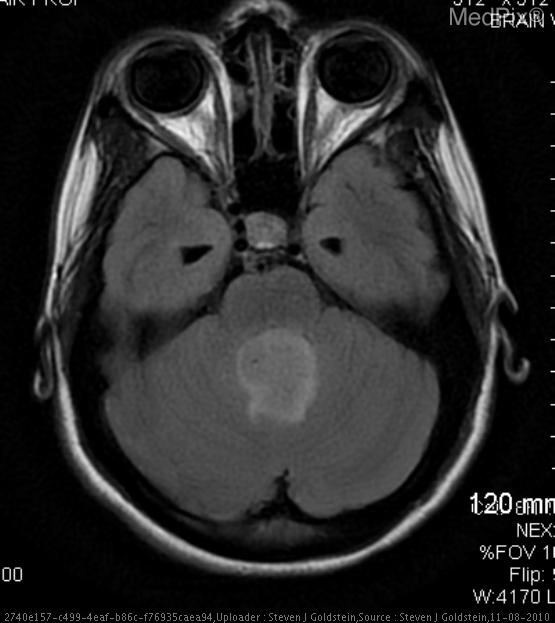
#> input picture test images/CT.jpg, 555 x 623 px
$ jupyter execute 'Obter RI de tumor em tomografia.ipynb'   (shell and % lines are left out)
#> lines starting #> are read from the running program, lines starting #| are printed output that depends on the picture; after the words box and inside, x2 and y2 are one past the last pixel; in counts of white or black regions, pixels touching at a corner belong together
# Atividade 6
Obter a região de tumor na tomografia.

### Importando as bibliotecas

[cell 1]
import numpy as np
import matplotlib.pyplot as plt
import cv2

### Funções utilizadas

[cell 2]
# histogram
def histogram(image):
    # array with size of bins, set to zeros
    histogram = np.zeros(256)

    # loop through pixels and sum up counts of pixels
    for pixel in image:
        histogram[pixel] += 1

    # return our final result
    return histogram

# histogram equalization
def equalizarHist(img):
    vet = histogram(img)
    s = np.zeros((1,256), dtype=int)[0]
    for k in range(0,256):
        Tk = 0
        for j in range(0,k):
            pk = vet[j]/(img.shape[0] * img.shape[1])
            Tk = Tk + pk

        s[k] = Tk*255
        img_e = s[img.flatten()]
        im_saida = np.reshape(img_e, img.shape)

    return im_saida

#função para correção gamma
def gamma(X, g):
    imgOut = np.array(255*(img / 255) ** g, dtype = 'uint8')

    return imgOut

#função para transformação logarítmica
def transLog(X):
    c = 255 / np.log(1 + np.max(X))
    log_image = c * (np.log(X + 1))

    log_image = np.array(log_image, dtype = np.uint8)
    return log_image

#função para filtro da média
def filtroMedia(X, size):
    imgOut = X.copy()

    for i in range(size, X.shape[0]-size):
        for j in range(size, X.shape[1]-size):
            subI = X[i-size:i+size+1, j-size:j+size+1]
            m = np.mean(subI)
            imgOut[i][j] = int(m)
    return imgOut

# threshold
def threshold(X, t):
    imgOut = np.zeros(X.shape)
    imgOut[np.where(X > t)] = 255

    return imgOut

# function for median filter
def medianFilter(X, size):
    imgOut = X.copy()

    for i in range(size, X.shape[0]-size):
        for j in range(size, X.shape[1]-size):
            subI = X[i-size:i+size+1, j-size:j+size+1]
            m = np.median(subI)
            imgOut[i][j] = int(m)
    return imgOut

def getCentroids(img):
    rows, cols = np.where(img == 255)
    cr = int(np.mean(rows))
    cc = int(np.mean(cols))

    return cr, cc

# função de adjacência-4
def adj4(i, j, img, imgOut, newPixels):
    if img[i,j-1] == 1 and imgOut[i,j-1] == 0:
        imgOut[i,j-1] = 1
        newPixels = newPixels + 1
    if img[i,j+1] == 1 and imgOut[i,j+1] == 0:
        imgOut[i,j+1] = 1
        newPixels = newPixels + 1
    if img[i-1,j] == 1 and imgOut[i-1,j] == 0:
        imgOut[i-1,j] = 1
        newPixels = newPixels + 1
    if img[i+1,j] == 1 and imgOut[i+1,j] == 0:
        imgOut[i+1,j] = 1
        newPixels = newPixels + 1
    return newPixels

# detectar regiões de conexão
def connectRegions(img, x, y):
    img2 = np.zeros(np.shape(img))
    img2[np.where(img == 0)] = 0
    img2[np.where(img == 255)] = 1

    imgOut = np.zeros(np.shape(img))
    imgOut[x,y] = 1
    newPixels = 101
    newPixels2 = 0
    while newPixels>0:
        newPixels = 0
        newPixels2 = 0
        for i in range(1, np.shape(img)[0]-1):
            for j in range(1, np.shape(img)[1]-1):
                if imgOut[i,j] == 1:
                    newPixels = newPixels + adj4(i, j, img2, imgOut, newPixels2)

        for i in range(np.shape(img)[0]-2, 1, -1):
            for j in range(1, np.shape(img)[1]-1):
                if imgOut[i,j] == 1:
                    newPixels = newPixels + adj4(i, j, img2, imgOut, newPixels2)
        #cv2.imshow('saida', imgOut)
        #cv2.waitKey(0)

    return imgOut

### Principal

[cell 3]
#read the image
img = cv2.imread('test images/CT.jpg', cv2.IMREAD_GRAYSCALE)
#> img is the input picture: shape (623, 555); min 0, max 255, mean 40.2

imgF = filtroMedia(img, 5)
#> after the loop in filtroMedia, `for i in range(size, X.shape[0]-size):`:
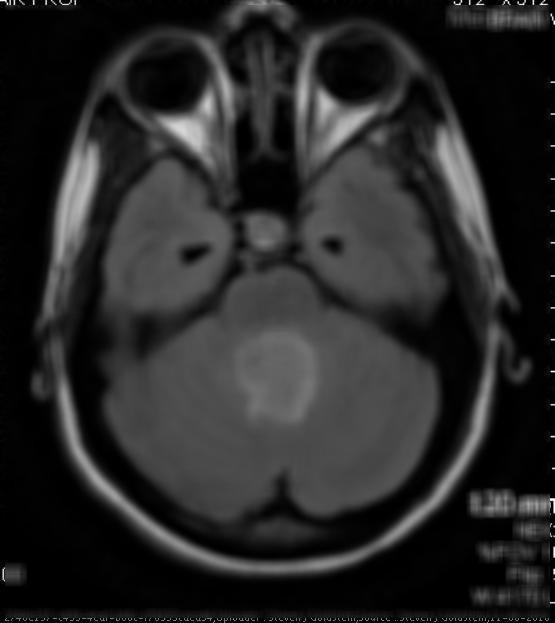
#> imgOut: shape (623, 555); min 0, max 255, mean 39.8

img2 = gamma(imgF, 3)

#First threshold
img3 = threshold(img2, 20)
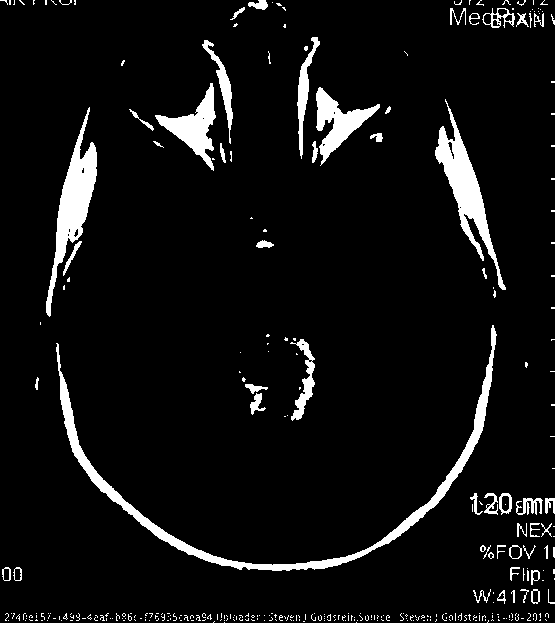
#> img3: shape (623, 555) float64; 6.4% white; 340 white regions (284 under 20 px), largest, box (x1, y1, x2, y2) and area: (56, 325, 497, 571) 5379, (46, 107, 97, 317) 3159, (435, 99, 506, 290) 3143

fig = plt.figure()
fig.set_figheight(14)
fig.set_figwidth(14)

fig.add_subplot(1,3,1, title='Original')
plt.imshow(img, cmap='gray')

fig.add_subplot(1,3,2, title='Gamma Adjust')
plt.imshow(img2, cmap='gray')

fig.add_subplot(1,3,3, title='Threshold 1')
plt.imshow(img3, cmap='gray')
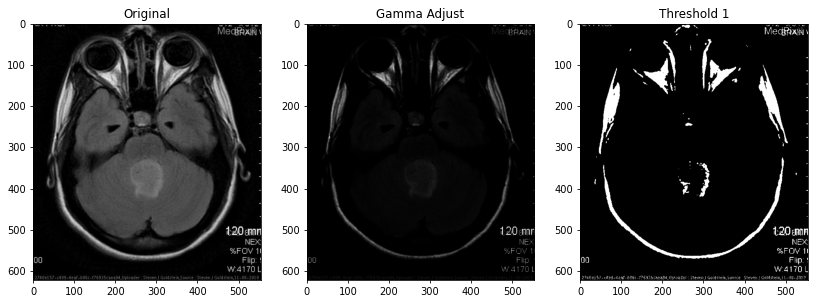
#> figure drawn by matplotlib, 3 panels

[cell 4]
img4 = gamma(imgF, 2)
#> call 2 of gamma, with g = 2
#> in gamma (call 2), `imgOut = np.array(255*(img / 255) ** g, dtype = 'uint8')`:
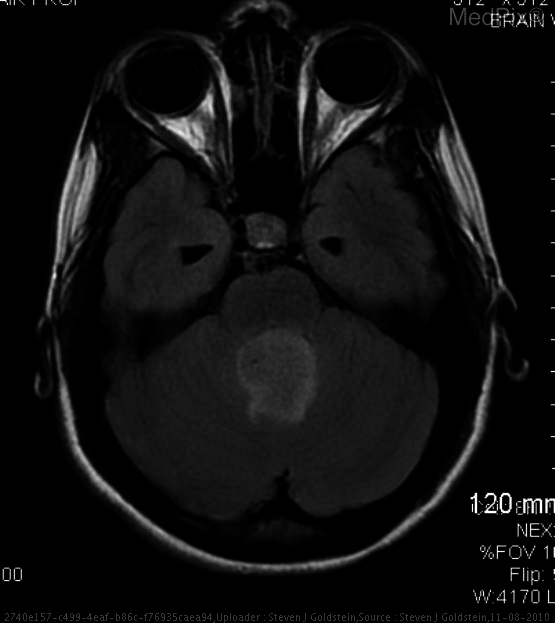
#> imgOut: shape (623, 555); min 0, max 255, mean 14.2

# Second threshold
img5 = threshold(img4, 38)
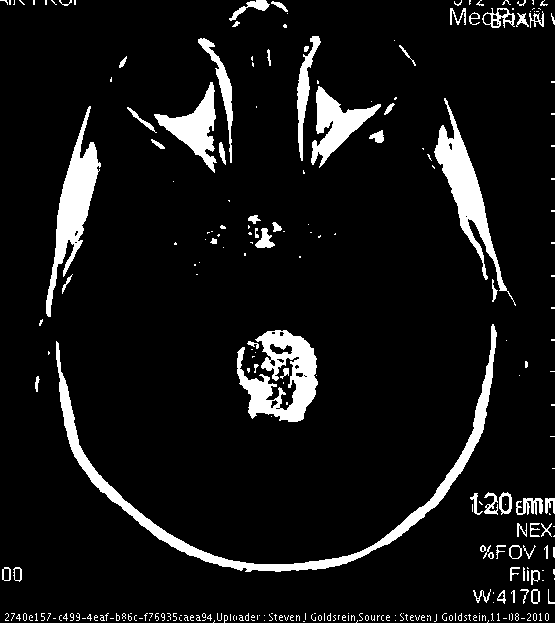
#> img5: shape (623, 555) float64; 8.3% white; 278 white regions (210 under 20 px), largest, box (x1, y1, x2, y2) and area: (56, 324, 497, 572) 6025, (237, 330, 318, 422) 3927, (46, 106, 101, 317) 3544

# Subtraction
img6 = img5 - img3
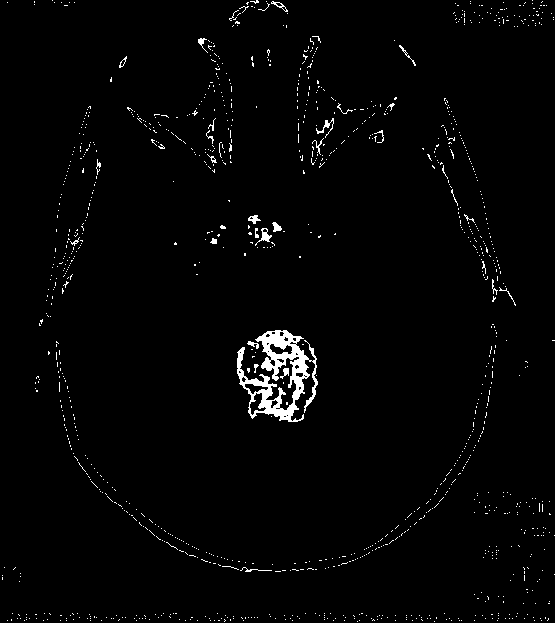
#> img6: shape (623, 555) float64; 1.9% white; 1165 white regions (1136 under 20 px), largest, box (x1, y1, x2, y2) and area: (237, 330, 318, 422) 2908, (255, 228, 272, 246) 94, (316, 118, 334, 138) 87

# median filter
img7 = medianFilter(img6, 7)
#> after the loop in medianFilter, `for i in range(size, X.shape[0]-size):`:
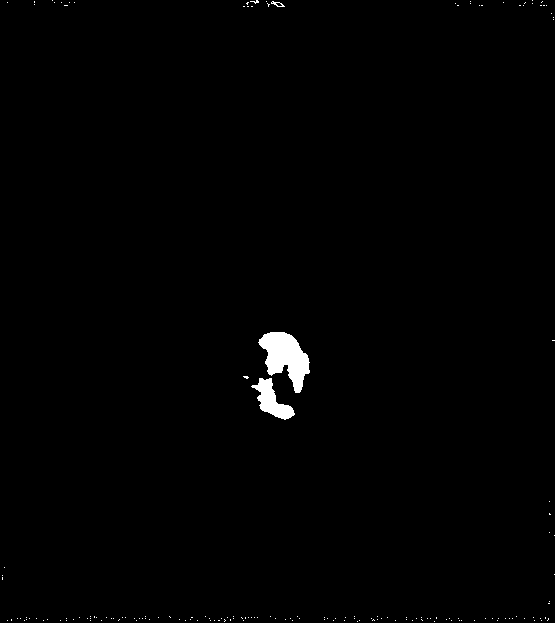
#> imgOut: shape (623, 555) float64; 0.81% white; 168 white regions (165 under 20 px), largest, box (x1, y1, x2, y2) and area: (258, 332, 310, 393) 1750, (251, 378, 295, 420) 792, (271, 1, 285, 7) 34

fig = plt.figure()
fig.set_figheight(14)
fig.set_figwidth(14)

fig.add_subplot(1,3,1, title='Threshold 2')
plt.imshow(img5, cmap='gray')

fig.add_subplot(1,3,2, title='Subtraction')
plt.imshow(img6, cmap='gray')

fig.add_subplot(1,3,3, title='Median Filter')
plt.imshow(img7, cmap='gray')

[cell 5]
# get centroids
cr, cc = getCentroids(img7)
#> in getCentroids, `rows, cols = np.where(img == 255)`: rows = 2814 values from 0 to 621; cols = 2814 values, max 554 at index 369, min 2 at index 2671, mean 282
#> in getCentroids, `cr = int(np.mean(rows))`: cr = 369
#> in getCentroids, `cc = int(np.mean(cols))`: cc = 281
#> cr = 369; cc = 281

img5 = threshold(img4, 30)
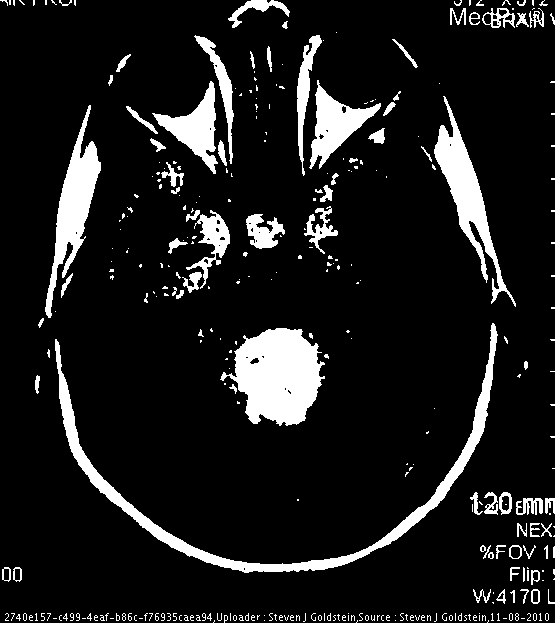
#> img5: shape (623, 555) float64; 10.9% white; 339 white regions (257 under 20 px), largest, box (x1, y1, x2, y2) and area: (55, 323, 498, 573) 6696, (220, 328, 325, 426) 6642, (434, 96, 516, 307) 3902

# median filter
img6 = medianFilter(img5, 5)
#> call 2 of medianFilter, with size = 5
#> after the loop in medianFilter (call 2), `for i in range(size, X.shape[0]-size):`:
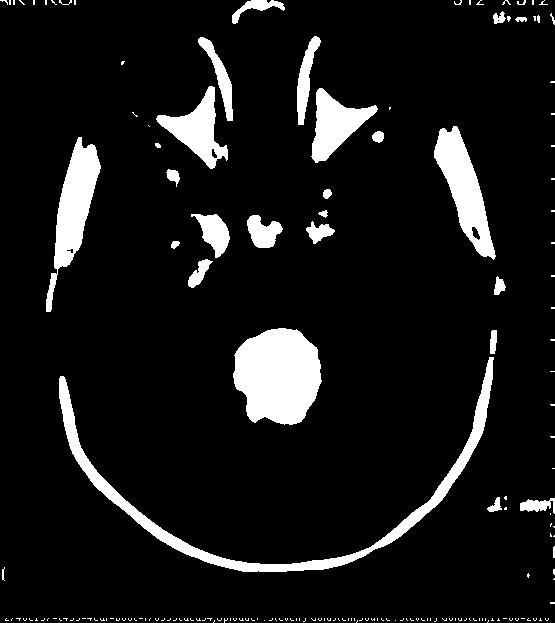
#> imgOut: shape (623, 555) float64; 9.1% white; 176 white regions (145 under 20 px), largest, box (x1, y1, x2, y2) and area: (233, 328, 322, 425) 6650, (59, 357, 494, 572) 6315, (46, 137, 101, 312) 3637

# get RI
RI = connectRegions(img6, cr, cc)
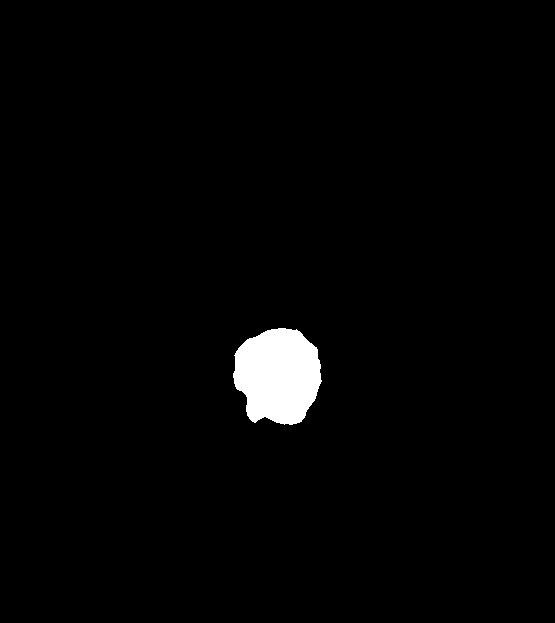
#> RI: shape (623, 555) float64; values 0 (black) and 1 (white), 1.9% white; 1 white region, box (x1, y1, x2, y2) and area: (233, 328, 322, 425) 6650

imgAnd = img.copy()
imgAnd[np.where(RI == 0)] = 0

fig = plt.figure()
fig.set_figheight(14)
fig.set_figwidth(14)

fig.add_subplot(2,3,1, title='New Threshold')
plt.imshow(img5, cmap='gray')

fig.add_subplot(2,3,2, title='Median Filter')
plt.imshow(img6, cmap='gray')

fig.add_subplot(2,3,3, title='Tumor Region')
plt.imshow(RI, cmap='gray')

fig.add_subplot(2,3,4, title='Original')
plt.imshow(img, cmap='gray')

fig.add_subplot(2,3,5, title='Tumor mask')
plt.imshow(RI, cmap='gray')

fig.add_subplot(2,3,6, title='And Operator')
plt.imshow(imgAnd, cmap='gray')
